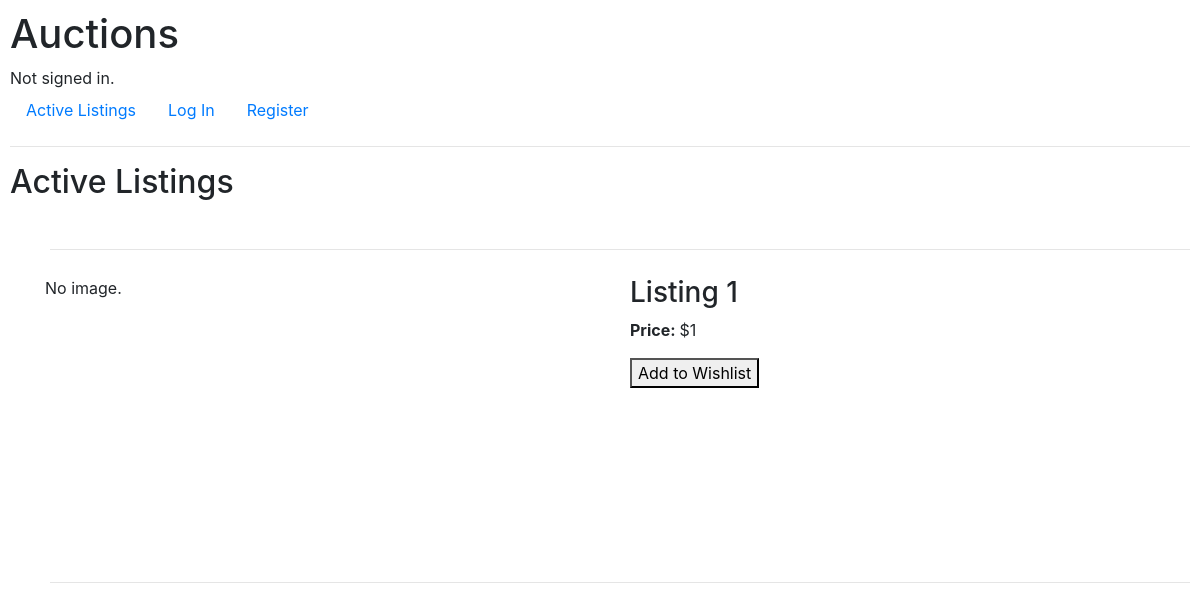
/, run on an earlier commit of the app's database.
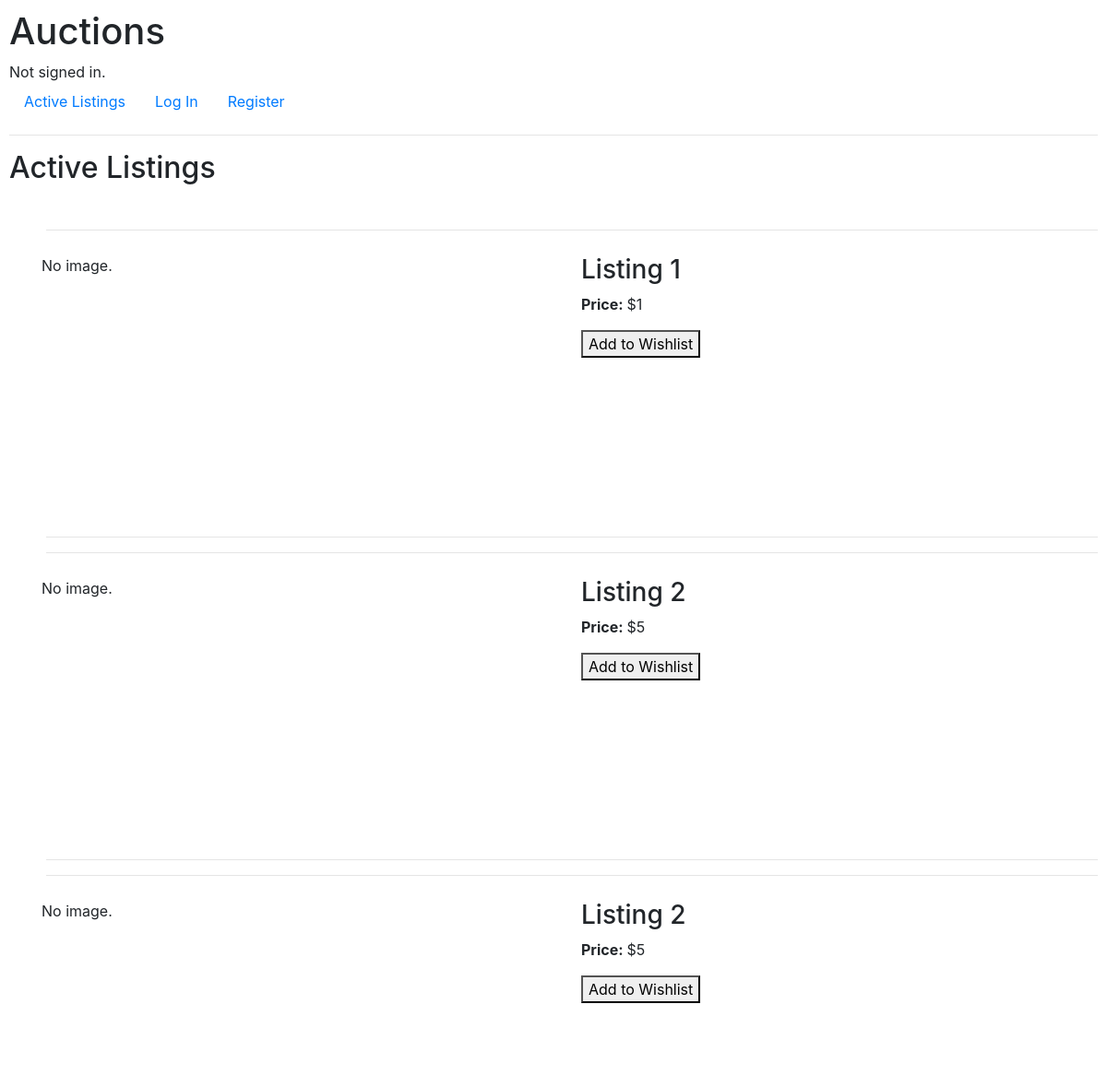
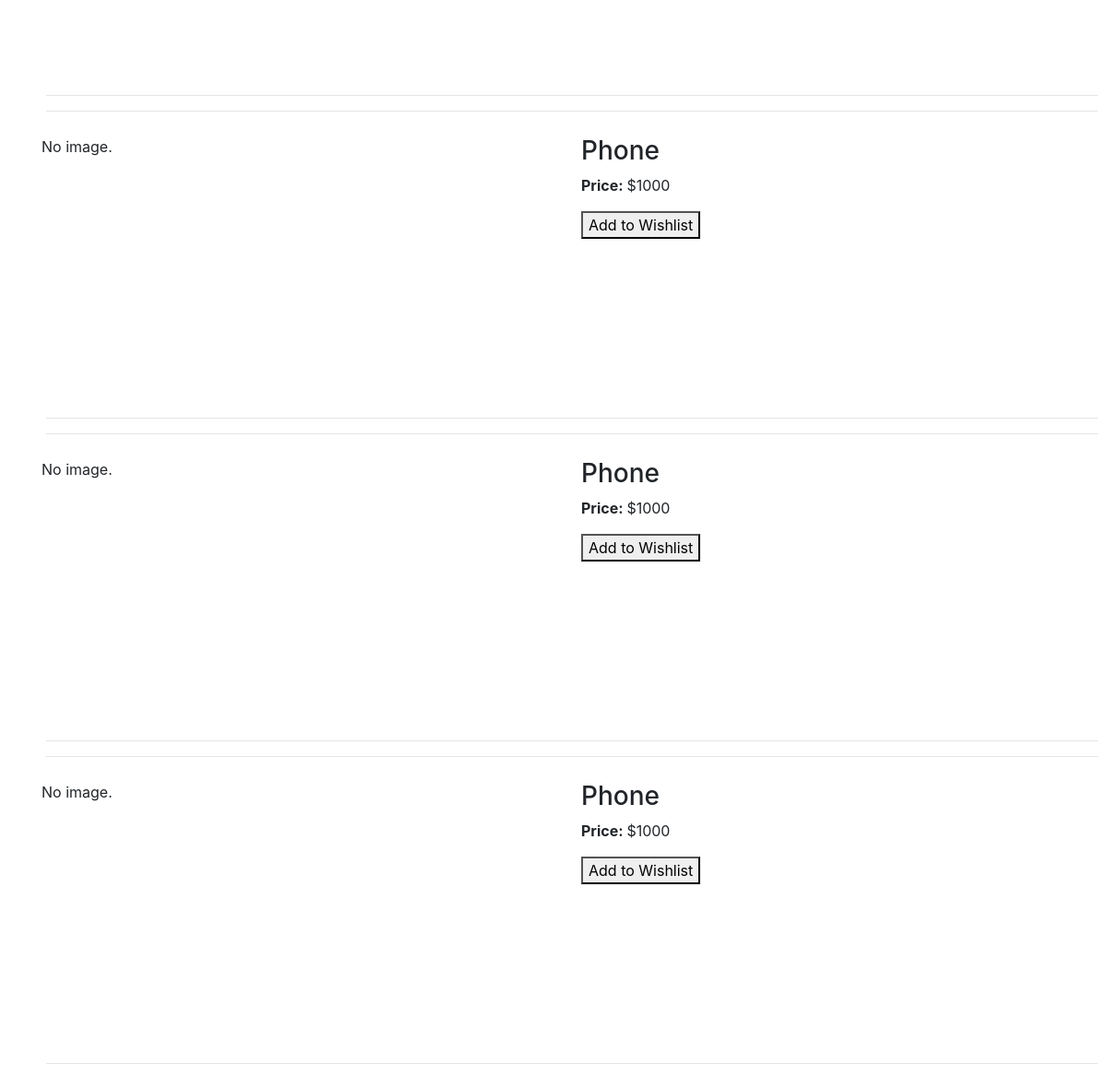
And on a later commit of the database (2 pictures, top to bottom).
### auctions/models.py (models this page shows)
class Listing(models.Model):
    title = models.CharField(max_length=64)
    description = models.CharField(max_length=2000)
    currentbid = models.IntegerField()
    image = models.CharField(max_length=64)
    category = models.CharField(max_length=64)

### auctions/views.py (the view, shortened to what this page needs)
# urls.py: path("", views.index, name="index"),
def index(request):
    Listings = Listing.objects.all()
    return render(request, "auctions/index.html", {
        "Listings": Listings
    })

### auctions/templates/auctions/index.html (shortened to what this page needs)
{% extends "auctions/layout.html" %}
{% block body %}
    <h2>Active Listings</h2>
    <br>
    <ul class="listings">
        {% for listing in Listings %}
            <li>
                <hr>
                <div class="row">
                    <div class="column">
                        {% if listing.image == "" %}
                            <p>No image.</p>
                        {% else %}
                            <img src="{{ listing.image }}">
                        {% endif %}
                    </div>
                    <div class="column">
                      <h3>{{ listing.title }}</h3>
                      <p><b>Price: </b>${{ listing.currentbid }}</p>
                      <form method="post">
                        <button type="submit" name="addToWishlist">Add to Wishlist</button>
                      </form>
                    </div>
                </div>
                <hr>
            </li>
        {% endfor %}
    </ul>
{% endblock %}

What changed in the data, as far as the page shows it:
added Listing: image "No image.", title "Listing 2", currentbid "5"
added Listing: image "No image.", title "Listing 2", currentbid "5"
added Listing: image "No image.", title "Phone", currentbid "1000"
added Listing: image "No image.", title "Phone", currentbid "1000"
added Listing: image "No image.", title "Phone", currentbid "1000"
